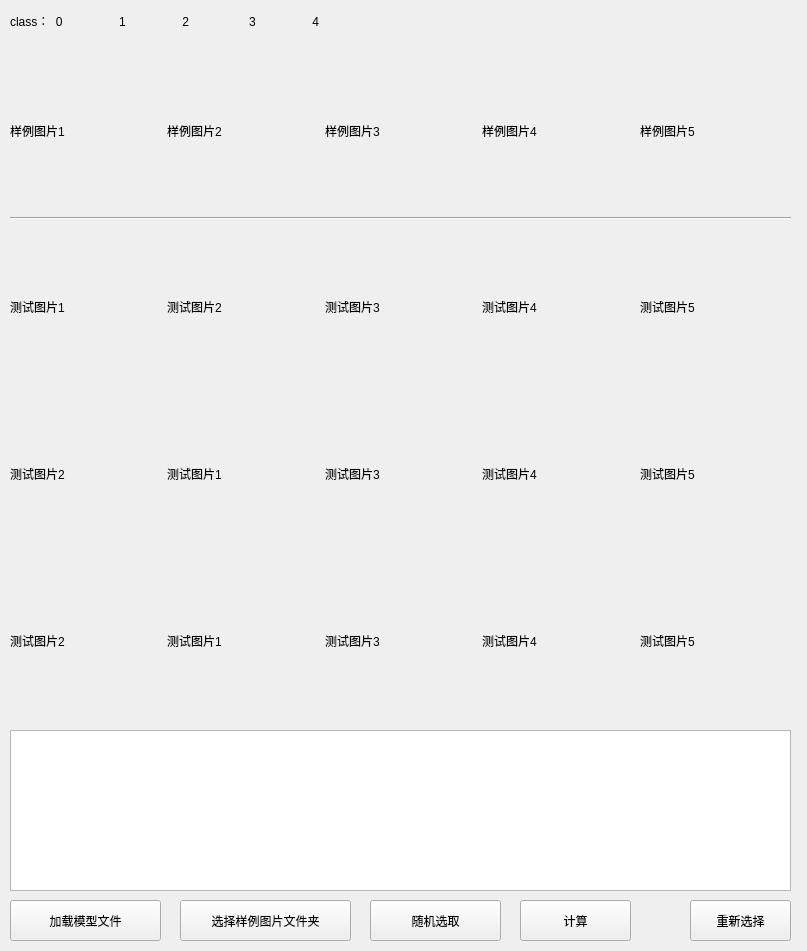
<?xml version="1.0" encoding="UTF-8"?>
<ui version="4.0">
 <class>Form</class>
 <widget class="QWidget" name="Form">
  <property name="geometry">
   <rect>
    <x>0</x>
    <y>0</y>
    <width>807</width>
    <height>951</height>
   </rect>
  </property>
  <property name="windowTitle">
   <string>miniimgnet</string>
  </property>
  <widget class="QPlainTextEdit" name="TextEdit">
   <property name="geometry">
    <rect>
     <x>10</x>
     <y>730</y>
     <width>781</width>
     <height>161</height>
    </rect>
   </property>
  </widget>
  <widget class="QWidget" name="verticalLayoutWidget">
   <property name="geometry">
    <rect>
     <x>10</x>
     <y>50</y>
     <width>781</width>
     <height>671</height>
    </rect>
   </property>
   <layout class="QVBoxLayout" name="verticalLayout">
    <item>
     <layout class="QHBoxLayout" name="horizontalLayout">
      <item>
       <widget class="QLabel" name="train_img1">
        <property name="text">
         <string>样例图片1</string>
        </property>
       </widget>
      </item>
      <item>
       <widget class="QLabel" name="train_img2">
        <property name="text">
         <string>样例图片2</string>
        </property>
       </widget>
      </item>
      <item>
       <widget class="QLabel" name="train_img3">
        <property name="text">
         <string>样例图片3</string>
        </property>
       </widget>
      </item>
      <item>
       <widget class="QLabel" name="train_img4">
        <property name="text">
         <string>样例图片4</string>
        </property>
       </widget>
      </item>
      <item>
       <widget class="QLabel" name="train_img5">
        <property name="text">
         <string>样例图片5</string>
        </property>
       </widget>
      </item>
     </layout>
    </item>
    <item>
     <widget class="Line" name="line">
      <property name="orientation">
       <enum>Qt::Horizontal</enum>
      </property>
     </widget>
    </item>
    <item>
     <layout class="QHBoxLayout" name="horizontalLayout_2">
      <item>
       <widget class="QLabel" name="img11">
        <property name="text">
         <string>测试图片1</string>
        </property>
       </widget>
      </item>
      <item>
       <widget class="QLabel" name="img12">
        <property name="text">
         <string>测试图片2</string>
        </property>
       </widget>
      </item>
      <item>
       <widget class="QLabel" name="img13">
        <property name="text">
         <string>测试图片3</string>
        </property>
       </widget>
      </item>
      <item>
       <widget class="QLabel" name="img14">
        <property name="text">
         <string>测试图片4</string>
        </property>
       </widget>
      </item>
      <item>
       <widget class="QLabel" name="img15">
        <property name="text">
         <string>测试图片5</string>
        </property>
       </widget>
      </item>
     </layout>
    </item>
    <item>
     <layout class="QHBoxLayout" name="horizontalLayout_3">
      <item>
       <widget class="QLabel" name="img21">
        <property name="text">
         <string>测试图片2</string>
        </property>
       </widget>
      </item>
      <item>
       <widget class="QLabel" name="img22">
        <property name="text">
         <string>测试图片1</string>
        </property>
       </widget>
      </item>
      <item>
       <widget class="QLabel" name="img23">
        <property name="text">
         <string>测试图片3</string>
        </property>
       </widget>
      </item>
      <item>
       <widget class="QLabel" name="img24">
        <property name="text">
         <string>测试图片4</string>
        </property>
       </widget>
      </item>
      <item>
       <widget class="QLabel" name="img25">
        <property name="text">
         <string>测试图片5</string>
        </property>
       </widget>
      </item>
     </layout>
    </item>
    <item>
     <layout class="QHBoxLayout" name="horizontalLayout_4">
      <item>
       <widget class="QLabel" name="img31">
        <property name="text">
         <string>测试图片2</string>
        </property>
       </widget>
      </item>
      <item>
       <widget class="QLabel" name="img32">
        <property name="text">
         <string>测试图片1</string>
        </property>
       </widget>
      </item>
      <item>
       <widget class="QLabel" name="img33">
        <property name="text">
         <string>测试图片3</string>
        </property>
       </widget>
      </item>
      <item>
       <widget class="QLabel" name="img34">
        <property name="text">
         <string>测试图片4</string>
        </property>
       </widget>
      </item>
      <item>
       <widget class="QLabel" name="img35">
        <property name="text">
         <string>测试图片5</string>
        </property>
       </widget>
      </item>
     </layout>
    </item>
   </layout>
  </widget>
  <widget class="QPushButton" name="button_multi_show">
   <property name="geometry">
    <rect>
     <x>370</x>
     <y>900</y>
     <width>131</width>
     <height>41</height>
    </rect>
   </property>
   <property name="text">
    <string>随机选取</string>
   </property>
  </widget>
  <widget class="QPushButton" name="button_select_folds">
   <property name="geometry">
    <rect>
     <x>180</x>
     <y>900</y>
     <width>171</width>
     <height>41</height>
    </rect>
   </property>
   <property name="text">
    <string>选择样例图片文件夹</string>
   </property>
  </widget>
  <widget class="QPushButton" name="button_load_model">
   <property name="geometry">
    <rect>
     <x>10</x>
     <y>900</y>
     <width>151</width>
     <height>41</height>
    </rect>
   </property>
   <property name="text">
    <string>加载模型文件</string>
   </property>
  </widget>
  <widget class="QPushButton" name="button_calc">
   <property name="geometry">
    <rect>
     <x>520</x>
     <y>900</y>
     <width>111</width>
     <height>41</height>
    </rect>
   </property>
   <property name="text">
    <string>计算</string>
   </property>
  </widget>
  <widget class="QPushButton" name="button_clear">
   <property name="geometry">
    <rect>
     <x>690</x>
     <y>900</y>
     <width>101</width>
     <height>41</height>
    </rect>
   </property>
   <property name="text">
    <string>重新选择</string>
   </property>
  </widget>
  <widget class="QLabel" name="label_trainclass">
   <property name="geometry">
    <rect>
     <x>10</x>
     <y>10</y>
     <width>731</width>
     <height>21</height>
    </rect>
   </property>
   <property name="text">
    <string>class：  0                 1                 2                  3                 4</string>
   </property>
  </widget>
  <widget class="QLabel" name="label_testclass">
   <property name="geometry">
    <rect>
     <x>20</x>
     <y>810</y>
     <width>21</width>
     <height>31</height>
    </rect>
   </property>
   <property name="text">
    <string/>
   </property>
  </widget>
 </widget>
 <resources/>
 <connections/>
</ui>
